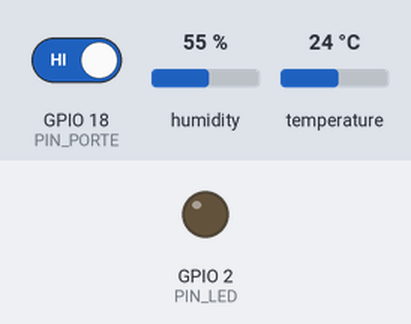
A sketch run on a simulated ESP32. On the bench: output pins drawn as LEDs (lit = HIGH). The test bench sets the inputs (shaded band); at power-on: GPIO 18 (PIN_PORTE) HIGH, humidity 55 %, temperature 24 °C. WiFi joins after 1.5 s; servers stay silent unless stated; uploads are accepted with an empty reply; the local clock reads 2024-03-15 10:24:30 at power-on unless the sketch sets it; what the sketch prints to the serial monitor is not drawn.

Above: at 4.6 s.
4.7 s: GPIO 18 (PIN_PORTE) driven LOW
6.4 s: humidity set to 68 %
14.9 s: humidity set to 72 %
At 17.7 s:
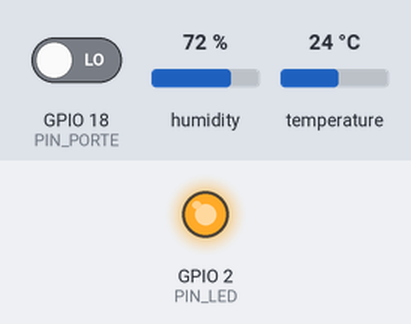
18.7 s: humidity set to 22 %
At 22.3 s:
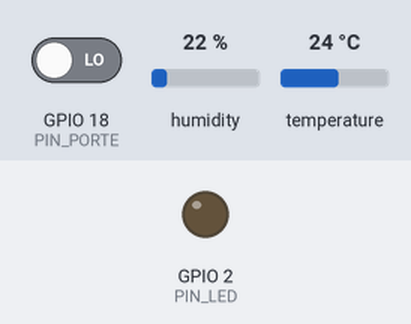
22.7 s: humidity set to 88 %
At 25.8 s:
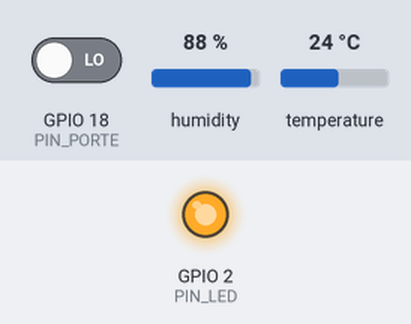
26.8 s: GPIO 18 (PIN_PORTE) driven HIGH
At 27.5 s:
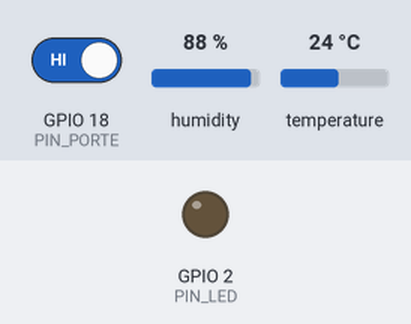
Timing chart, 0 to 29.5 s (numbered marks = the images above; inputs shaded):
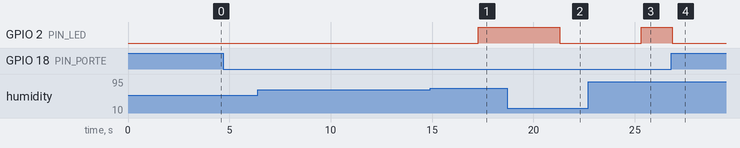

The sketch:

picard_distributeur.ino
```cpp
#include <WiFi.h>
#include <HTTPClient.h>
#include <DHT.h>
#include <time.h>

const char* WIFI_SSID     = "iPhone Max ";
const char* WIFI_PASSWORD = "12345678";
const char* SERVER_URL    = "http://172.20.10.2:3000/api/mesures";
const char* API_KEY       = "picard-demo-key";

const uint8_t PIN_DHT   = 4;
const uint8_t PIN_PORTE = 18;
const uint8_t PIN_LED   = 2;
#define DHT_TYPE DHT11

const int NIVEAU_PORTE_FERMEE = HIGH;

const unsigned long DELAI_ALERTE_PORTE_MS = 30000;
const unsigned long DELAI_GIVRE_MS        = 10000;
const float         SEUIL_HUMIDITE_GIVRE  = 70.0;

const unsigned long INTERVALLE_DHT_MS   = 2000;
const unsigned long INTERVALLE_ENVOI_MS = 60000;
const unsigned long ANTI_REBOND_MS      = 50;
const unsigned long DELAI_RECO_WIFI_MS  = 10000;

DHT dht(PIN_DHT, DHT_TYPE);

void mettreAJourEtat();

String deviceId;
String etat = "INIT";
String dernierEtatEnvoye = "";


bool porteOuverte = false;
int  derniereLectureBrute;
unsigned long dernierChangementBrut = 0;
unsigned long debutOuverture = 0;
unsigned long dureeDerniereOuvertureMs = 0;
uint32_t nbOuvertures = 0;


float temperature = NAN;
float humidite = NAN;

unsigned long dernierDht = 0;
unsigned long dernierEnvoi = 0;
unsigned long dernierEssaiWifi = 0;


void connecterWifi(bool bloquant) {
  if (WiFi.status() == WL_CONNECTED) return;
  if (!bloquant && millis() - dernierEssaiWifi < DELAI_RECO_WIFI_MS) return;

  dernierEssaiWifi = millis();
  Serial.println("[WiFi] Connexion...");
  WiFi.disconnect();
  WiFi.begin(WIFI_SSID, WIFI_PASSWORD);

  if (bloquant) {
    unsigned long debut = millis();
    while (WiFi.status() != WL_CONNECTED && millis() - debut < 15000) {
      delay(500);
      Serial.print(".");
    }
    Serial.println();
    if (WiFi.status() == WL_CONNECTED) {
      Serial.print("[WiFi] Connecté, IP : ");
      Serial.println(WiFi.localIP());
    } else {
      Serial.println("[WiFi] Échec, nouvel essai plus tard");
    }
  }
}


void formaterNombre(char* dest, size_t taille, float valeur) {
  if (isnan(valeur)) strcpy(dest, "null");
  else snprintf(dest, taille, "%.1f", valeur);
}

bool envoyer(const char* evenement) {
  if (WiFi.status() != WL_CONNECTED) {
    Serial.printf("[HTTP] Pas de Wi-Fi, événement \"%s\" non envoyé\n", evenement);
    dernierEnvoi = millis();
    return false;
  }

  char tempStr[12], humStr[12];
  formaterNombre(tempStr, sizeof(tempStr), temperature);
  formaterNombre(humStr, sizeof(humStr), humidite);

  unsigned long dureeMs = porteOuverte ? millis() - debutOuverture : dureeDerniereOuvertureMs;
  time_t maintenant = time(nullptr);
  long horodatage = (maintenant > 1700000000) ? (long)maintenant : 0; // 0 si heure pas encore synchronisée

  char payload[384];
  snprintf(payload, sizeof(payload),
           "{\"device_id\":\"%s\",\"timestamp\":%ld,\"evenement\":\"%s\","
           "\"porte\":\"%s\",\"ouvertures_total\":%lu,\"duree_ouverture_s\":%lu,"
           "\"temperature_c\":%s,\"humidite_pct\":%s,\"etat\":\"%s\",\"rssi\":%d}",
           deviceId.c_str(), horodatage, evenement,
           porteOuverte ? "ouverte" : "fermee", (unsigned long)nbOuvertures, dureeMs / 1000,
           tempStr, humStr, etat.c_str(), WiFi.RSSI());

  HTTPClient http;
  http.begin(SERVER_URL);
  http.setTimeout(3000);
  http.addHeader("Content-Type", "application/json");
  http.addHeader("X-API-Key", API_KEY);
  int code = http.POST(String(payload));
  http.end();

  Serial.printf("[HTTP] %s -> code %d\n", payload, code);
  bool ok = code >= 200 && code < 300;
  dernierEnvoi = millis();
  if (ok) dernierEtatEnvoye = etat;
  return ok;
}


void lirePorte() {
  int lecture = digitalRead(PIN_PORTE);


  if (lecture != derniereLectureBrute) {
    derniereLectureBrute = lecture;
    dernierChangementBrut = millis();
    return;
  }
  if (millis() - dernierChangementBrut < ANTI_REBOND_MS) return;

  bool ouverte = (lecture != NIVEAU_PORTE_FERMEE);
  if (ouverte == porteOuverte) return;

  porteOuverte = ouverte;
  if (porteOuverte) {
    nbOuvertures++;
    debutOuverture = millis();
    Serial.printf("[Porte] OUVERTE (ouverture n°%lu)\n", (unsigned long)nbOuvertures);
    mettreAJourEtat();
    envoyer("ouverture");
  } else {
    dureeDerniereOuvertureMs = millis() - debutOuverture;
    Serial.printf("[Porte] FERMÉE après %lu s\n", dureeDerniereOuvertureMs / 1000);
    mettreAJourEtat();
    envoyer("fermeture");
  }
}


void lireDht() {
  float h = dht.readHumidity();
  float t = dht.readTemperature();
  if (isnan(h) || isnan(t)) {
    humidite = NAN;
    temperature = NAN;
    Serial.println("[DHT11] Lecture impossible, vérifie le câblage");
    return;
  }
  humidite = h;
  temperature = t;
  Serial.printf("[DHT11] %.1f °C  %.1f %%\n", t, h);
}


void mettreAJourEtat() {
  unsigned long dureeOuverture = porteOuverte ? millis() - debutOuverture : 0;

  if (porteOuverte && dureeOuverture >= DELAI_ALERTE_PORTE_MS) {
    etat = "ALERTE_PORTE";
  } else if (porteOuverte && dureeOuverture >= DELAI_GIVRE_MS &&
             !isnan(humidite) && humidite >= SEUIL_HUMIDITE_GIVRE) {
    etat = "RISQUE_GIVRE";
  } else if (isnan(humidite)) {
    etat = "CAPTEUR_HS";
  } else {
    etat = "OK";
  }

  digitalWrite(PIN_LED, etat == "OK" ? LOW : HIGH);
}

void setup() {
  Serial.begin(115200);
  delay(200);

  pinMode(PIN_LED, OUTPUT);
  pinMode(PIN_PORTE, INPUT);
  dht.begin();

  derniereLectureBrute = digitalRead(PIN_PORTE);
  porteOuverte = (derniereLectureBrute != NIVEAU_PORTE_FERMEE);
  if (porteOuverte) debutOuverture = millis();
  Serial.printf("[Porte] État au démarrage : %s (DO = %d)\n",
                porteOuverte ? "ouverte" : "fermée", derniereLectureBrute);

  WiFi.mode(WIFI_STA);
  WiFi.setAutoReconnect(true);
  String mac = WiFi.macAddress();
  mac.replace(":", "");
  deviceId = "PICARD-" + mac;
  Serial.println("Distributeur : " + deviceId);

  connecterWifi(true);
  configTime(0, 0, "pool.ntp.org", "time.google.com");

  delay(1500);
  lireDht();
  dernierDht = millis();
  mettreAJourEtat();
  envoyer("demarrage");
}

void loop() {
  connecterWifi(false);
  lirePorte();

  unsigned long maintenant = millis();

  if (maintenant - dernierDht >= INTERVALLE_DHT_MS) {
    dernierDht = maintenant;
    lireDht();
  }

  mettreAJourEtat();

  if (etat != dernierEtatEnvoye && maintenant - dernierEnvoi >= 2000) {
    envoyer("changement_etat");
  } else if (maintenant - dernierEnvoi >= INTERVALLE_ENVOI_MS) {
    envoyer("periodique");
  }

  delay(10);
}
```

Measured:
- the behaviour switches between 69 and 70 % on humidity (found by bisection; images 0 and 1)
- after the input at 4.7 s, every drawn part: stays the same
- after the input at 6.4 s, every drawn part: stays the same
- after the input at 14.9 s, GPIO 2 (PIN_LED): LOW → HIGH after 2.4 s
- after the input at 18.7 s, GPIO 2 (PIN_LED): HIGH → LOW after 2.6 s
- after the input at 22.7 s, GPIO 2 (PIN_LED): LOW → HIGH after 2.6 s
- after the input at 26.8 s, GPIO 2 (PIN_LED): HIGH → LOW after 0.06 s
